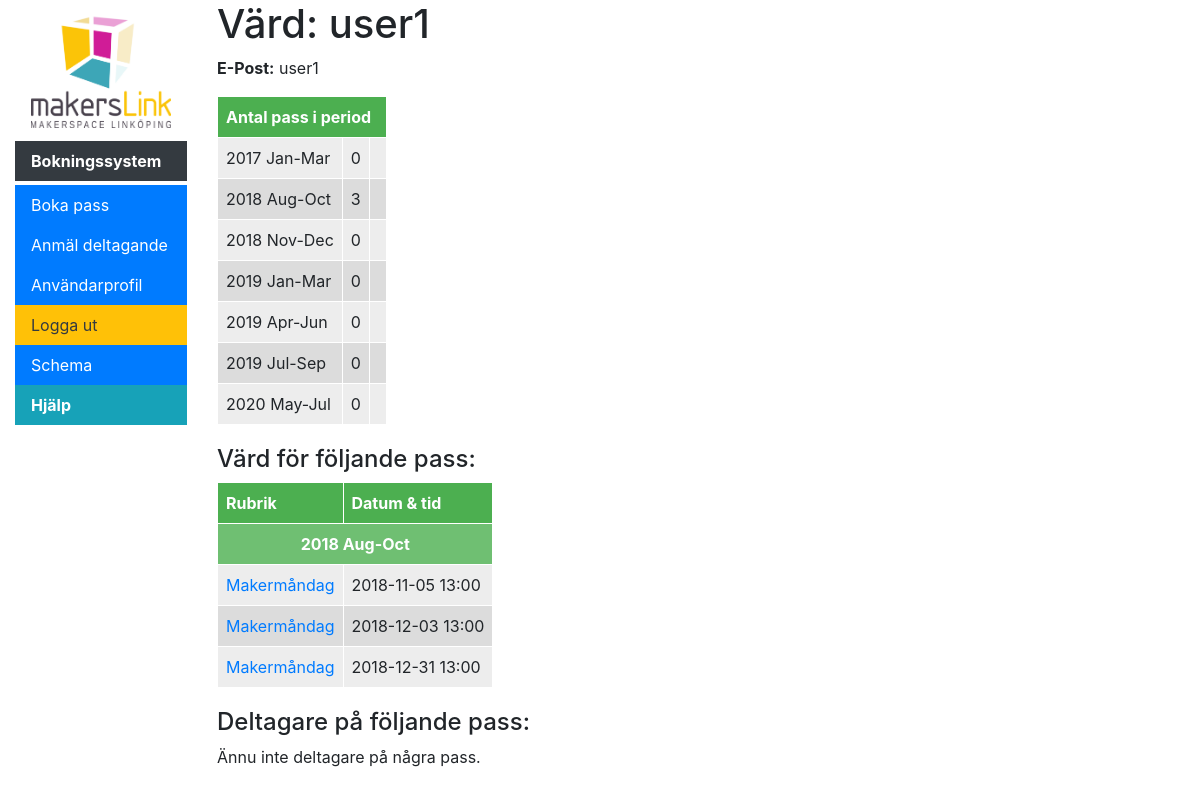
/scheduler/profile (signed in), run on an earlier commit of the app's database.
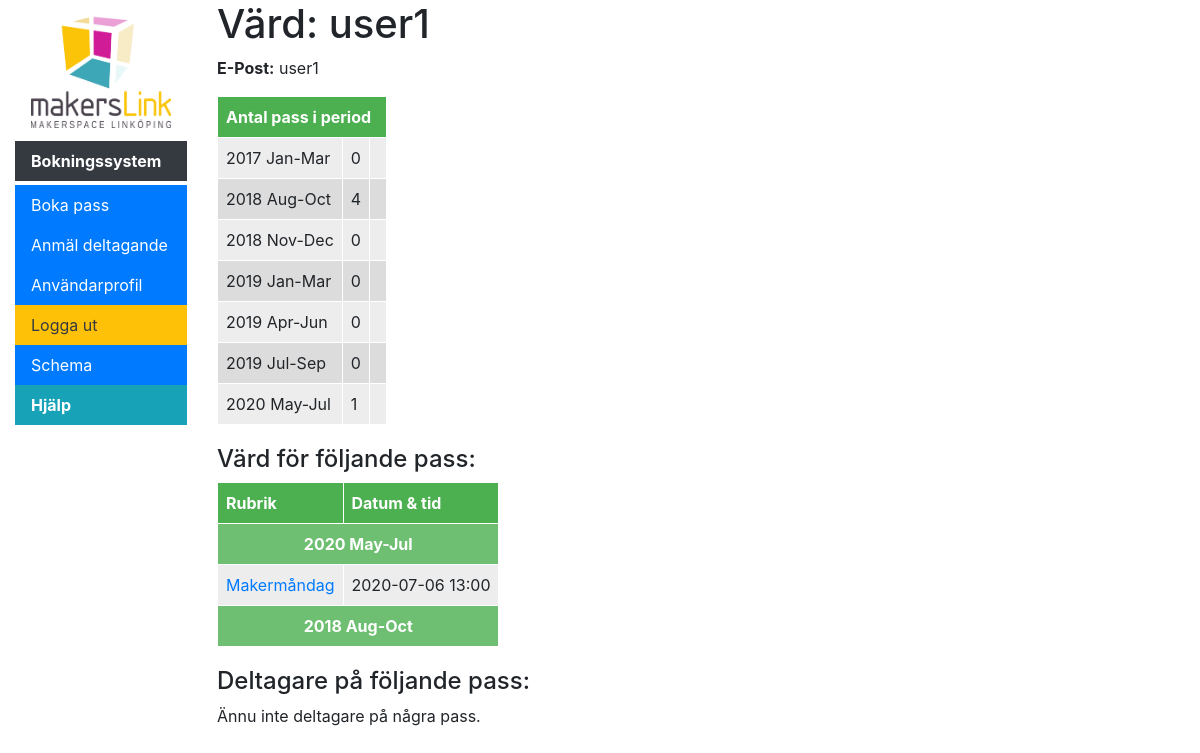
And on a later commit of the database.
### accounts/models.py (models this page shows, shortened)
class User(AbstractBaseUser, PermissionsMixin):
    USERNAME_FIELD = 'email'
    REQUIRED_FIELDS = ['slackId']
    class Meta:
        verbose_name = 'user'
        verbose_name_plural = 'users'
    objects = UserManager()
    slackIdValid = RegexValidator(r'^((?!@).)*$', 'Ange ditt slacknamn utan @-tecken.',
            code='invalid_slackId')
    email = models.EmailField(unique=True, verbose_name="E-post")
    slackId = models.CharField(max_length=100, verbose_name="Slacknamn", unique=True, blank=False, null=False, validators=[slackIdValid])
    is_active = models.BooleanField(default=False)
    is_staff = models.BooleanField(default=False)
    is_registration_complete = models.BooleanField(default=False)

### scheduler/models.py (models this page shows, shortened)
class SchedulingPeriod(models.Model):
    start = models.DateField(help_text="Start of period", db_index=True)
    end = models.DateField(help_text="End of period", db_index=True)
    num_required_events = models.IntegerField(default = 6, help_text="Number of events a host should have in this period")
    participant_key_string = ParticipantKeyField(default = "", help_text="A string representing the events a host is required to be a participant to in this period", max_length=10)
    hosts = models.ManyToManyField(accounts.models.User, related_name="periods", related_query_name="period", blank=True)
    class Meta:
        ordering = ('-start', '-end' )
    @property
    def name(self):
        return self.start.strftime('%Y %b') + "-" + self.end.strftime('%b')
    def get_participant_key_list(self):
        userParticipantList = accounts.models.User.objects.all().order_by('eventinstance__participants__slackId', 'eventinstance__period', 'eventinstance__event__template__count_key').annotate(
            participantName = Max('eventinstance__participants__slackId'), keyChar=Max('eventinstance__event__template__count_key', filter=Q(eventinstance__period=self.id)))
        currentUser = None
        resultList = {}
        for userParticipant in userParticipantList:
            if (currentUser == None or currentUser != userParticipant.participantName) and userParticipant.participantName != None:
                currentUser = userParticipant.participantName
                resultList[currentUser] = "";
            if currentUser != None and userParticipant.keyChar != None:
                resultList[currentUser] = resultList[currentUser] + userParticipant.keyChar
        return resultList
    def get_host_count_list(self):
        userHostList = accounts.models.User.objects.all().order_by('slackId', 'eventinstance__period').annotate(
            host_count=Count('slackId', filter=Q(eventinstance__status=1, eventinstance__period=self.id))).order_by('host_count')
        return userHostList
    def get_host_count_key_list(self):
        count_list = self.get_host_count_list()
        key_list = self.get_participant_key_list()
        resultList = {}
        for host in count_list:
            resultList[host.slackId] = str(host.host_count)
            if host.slackId in key_list:
                resultList[host.slackId] = resultList[host.slackId] + " " + key_list[host.slackId]
        return resultList
    def get_all_host_count_key_lists(only_hosts_in_last_period = False):
        periodList = SchedulingPeriod.objects.all().order_by('-start')
        resultList = {}
        for period in periodList:
            for user, count_key in period.get_host_count_key_list().items():
                if not only_hosts_in_last_period or user in SchedulingPeriod.objects.latest('end').hosts.all().values_list('slackId', flat=True):
                    if user not in resultList:
                        resultList[user] = {}
                    resultList[user][period] = count_key
        return resultList
    def __str__(self):
        return self.name

class EventInstance(models.Model):
    STATUS = (
        (-1, 'Ombokning krävs'),
        (0, 'Ledigt'),
        (1, 'Bokat'),
        (2, 'Inställt'),
    )
    id = models.UUIDField(primary_key=True, default=uuid.uuid4, editable=False, help_text="Unique ID for this bookinginstance")
    google_calendar_booking_id = models.CharField(max_length=300, help_text="Unique ID from google after instance is created", null=True, blank=True)
    host = models.ForeignKey('accounts.User', on_delete=models.SET_NULL, null=True)
    participants = models.ManyToManyField('accounts.User', related_name="participants", related_query_name="participant", blank=True)
    event = models.ForeignKey('Event', on_delete=models.SET_NULL, null=True)
    start = models.DateTimeField(help_text="Start of event")
    end = models.DateTimeField(help_text="End of event")
    status = models.IntegerField(default=0, choices=STATUS, help_text="Instance status")
    period = models.ForeignKey('SchedulingPeriod', on_delete=models.SET_NULL, null=True, blank=True)
    unique_title = models.CharField(max_length=100, default="", blank=True, help_text="Enter title to be inserted before the header when cancelling, leave blank to use default: {}".format(settings.CANCELLED_TITLE))
    unique_description = models.CharField(max_length=400, default="", blank=True, help_text="Enter a description for a cancelled event, leave blank to use default: {}".format(settings.CANCELLED_DESCRIPTION))
    @property
    def title(self):
        return self.event.template.title
    @property
    def header(self):
        return self.event.template.header
    class Meta:
        ordering = ["start", "end"]
        unique_together = ('event', 'start', 'end')
    def display_host(self):
        return ''.join([self.host.email])
    display_host.short_description = "Host"

class Event(models.Model):
    name = models.CharField(max_length=50, help_text="Enter a human-friendly name for this type of Event")
    description = models.CharField(max_length=300, help_text="Enter a description for this type of Event", null=True, blank=True)
    template = models.ForeignKey('EventTemplate', on_delete=models.SET_NULL, null=True, help_text="Select a template for how scheduled Events will look in the calendar.")
    start = models.DateTimeField(help_text="Start of event repetition and start time of events", db_index=True)
    end = models.DateTimeField(help_text="End time of events, must be after start", db_index=True)
    repeat_end = models.DateTimeField(help_text="Date to end repetition", null=True, blank=True)
    rule = models.ForeignKey('SchedulingRule', null=True, blank=True, help_text="Select '----' for a one time only event.", on_delete=models.SET_NULL)
    class Meta:
        ordering = ["name"]
    """
    Retrieves events between two dates
    If replace=True it replaces generated events with actual objects from DB
    If replace=False it removes generated events where there is an actual object in DB but does not replace it.
    """

class EventTemplate(models.Model):
    name = models.CharField(max_length=50, help_text="Enter a human-friendly name for this template")
    count_key = models.CharField(max_length=1, help_text="Key displayed when counting participantcy", default = 'D')
    title = models.CharField(max_length=100, help_text="Enter title to be used for booking")
    header = models.CharField(max_length=200, help_text="Enter a, optional, header for the event to be inserted after the hosts name into the descriptionfield in the calendar event.", null=True, blank=True)
    body = models.TextField(max_length=1000, help_text="Enter a larger body of text to be inserted after the header in the description field in the calendar event", null=True, blank=True)
    num_participants = models.IntegerField(default = 0, help_text="Number of participants, -1 for infinite")
    calendar = models.ForeignKey('SchedulingCalendar', on_delete=models.SET_NULL, null=True, help_text="Select the calendar to sync events to.")
    synchronize = models.BooleanField(default=True, help_text="If active, scheduled events will be synced to Google calendar upon creation.")
    class Meta:
        ordering = ["name"]

### scheduler/views.py (the view)
# urls.py: path('profile', views.ProfileView.as_view(), name='profile'),
class ProfileView(LoginRequiredMixin, UnsecuredHostDetailView):
    def get_object(self):
        return self.request.user

### scheduler/context_processors.py (called while the page is built)
def extra_menu_processor(request):
    extra = {}
    if hasattr(settings, "MENU_TITLE"):
    	extra['menu_title'] = settings.MENU_TITLE
    if hasattr(settings, "LOGO"):
        extra['logo'] = settings.LOGO
    if hasattr(settings, "MENU_EXTRA"):
        extra['menu_extra'] = settings.MENU_EXTRA
    return extra

### scheduler/views.py (called while the page is built)
    def get_context_data(self, **kwargs):
        context = super(UnsecuredHostDetailView, self).get_context_data(**kwargs)
        context['period_list'] = SchedulingPeriod.objects.all().annotate(event_count = Count('eventinstance', filter=Q(eventinstance__status=1, eventinstance__host=self.get_object())))
        context['period_host_list'] = SchedulingPeriod.get_all_host_count_key_lists()
        context['hosted_events'] = self.get_object().eventinstance_set.filter(status=1).order_by('period', 'start')
        context['participant_events'] = self.get_object().participants.all().order_by('period', 'start')
        return context

### scheduler/templates/scheduler/host_detail.html (shortened to what this page needs)
{% extends "base_generic.html" %}
{% block content %}
{% regroup participant_list by period as participant_list_by_period %}
  <h1>Värd: {{ view_user.slackId }}</h1>
  <p><strong>E-Post:</strong> {{ view_user.email }}</p>
  <table>
  <thead>
    {% if user.is_staff %}
        <tr><th colspan =4>Antal pass i period</th></tr>
    {% else %}
        <tr><th colspan =3>Antal pass i period</th></tr>
    {% endif %}
  </thead>
  {% for period in period_list %}
    <tr class="{% cycle 'row-uneven' 'row-even' %}">
      {% if user.is_staff %}
        <td><a href="{{ period.get_absolute_url }}">{{ period.name }}</a></td>
      {% else %}
        <td>{{ period.name }}</td>
      {% endif %}
      <td>{{ period.event_count }}</td>
      <td>
      </td>
    </tr>
  {% empty %}
    {% if user.is_staff %}
        <tr><td colspan=4>Ännu inte värd på några pass.</td></tr>
    {% else %}
        <tr><td colspan=3>Ännu inte värd på några pass.</td></tr>
    {% endif %}
  {% endfor %}
  </table>
  <div style="margin-top:20px">
    <h4>Värd för följande pass:</h4>
    {% if hosted_events %}
      <table>
        <thead>
          <tr>
            <th>Rubrik</th>
            <th>Datum & tid</th>
          </tr>
        </thead>
        {% regroup hosted_events by period as period_list %}
        {% for period in period_list %}
          <tr>
            <td class="emph sub-head" colspan =2>
              <a data-toggle="collapse" href="#collapse-host-{{ forloop.counter0 }}" role="button" aria-expanded="false" aria-controls="collapseExample">
                {{ period.grouper }}
              </a>
            </td>
          </tr>
          <tbody class="collapse {% if forloop.first %}show{% endif %}" id="collapse-host-{{ forloop.counter0 }}">
            {% for eventinstance in period.list %}
              <tr class="{% cycle 'row-uneven' 'row-even' as rowclass %}">
                <td><a href="{% url 'eventinstance-join' pk=eventinstance.pk %}">{{ eventinstance.title }}{{ period.id }}</a></td>
                <td>{{ eventinstance.start|date:"Y-m-d H:i" }}</td>
              </tr>
            {% endfor %}
          </tbody>
        {% endfor %}
      </table>
    {% else %}
      Ännu inte värd för några pass.
    {% endif %}
  </div>
  <div style="margin-top:20px">
    <h4>Deltagare på följande pass:</h4>
    {% if participant_events %}
      <table>
        <thead>
          <tr>
            <th>Rubrik</th>
            <th>Datum & tid</th>
          </tr>
        </thead>
        {% regroup participant_events by period as period_list %}
        {% for period in period_list %}
          <tr>
            <td class="emph sub-head" colspan =2>
              <a data-toggle="collapse" href="#collapse-participant-{{ forloop.counter0 }}" role="button" aria-expanded="false" aria-controls="collapseExample">
                {{ period.grouper }}
              </a>
            </td>
          </tr>
          <tbody class="collapse {% if forloop.first %}show{% endif %}" id="collapse-participant-{{ forloop.counter0 }}">
            {% for eventinstance in period.list %}
              <tr class="{% cycle 'row-uneven' 'row-even' as rowclass %}">
                <td><a href="{% url 'eventinstance-join' pk=eventinstance.pk %}">{{ eventinstance.title }}</a></td>
                <td>{{ eventinstance.start|date:"Y-m-d H:i" }}</td>
              </tr>
            {% endfor %}
          </tbody>
        {% endfor %}
      </table>
    {% else %}
      Ännu inte deltagare på några pass.
    {% endif %}
  </div>
{% endblock %}

### scheduler/templates/base_generic.html (shortened to what this page needs)
<!DOCTYPE html>
<html lang="en">
<head>
  {% load bootstrap4 %}
  {% bootstrap_css %}
  {% load static %}
</head>
<body>
  <div class="container-fluid">
    <div class="row">
      <div class="col-sm-auto">
      {% block sidebar %}
      <ul class="nav flex-column">
          {% if logo %}
            <li class="nav-item"><a class="nav-link" style="" href="{{ logo.link }}">
              <img src="{% static logo.path %}" style="margin:5px; display:block; margin-left:auto; margin-right:auto" width="140" class="align-top" alt="Logo">
            </a></li>
          {% endif %}
          {% if menu_title %}
            <li class="nav-item"><span style="margin-bottom:4px" class="nav-link bg-dark text-white font-weight-bold">{{ menu_title }}</span></li>
          {% endif %}
          <li class="nav-item"><a class="nav-link bg-primary text-white" href="{% url 'index' %}" data-toggle="tooltip" data-placement="right" title="Boka värdpass">Boka pass</a></li>
          <li class="nav-item"><a class="nav-link bg-primary text-white" href="{% url 'joinEvent' %}" data-toggle="tooltip" data-placement="right" title="Boka gå brevid pass och fixarpass">Anmäl deltagande</a></li>
          <li class="nav-item"><a class="nav-link bg-primary text-white" href="{% url 'profile' %}" data-toggle="tooltip" data-placement="right" title="Se en översikt av dina bokade pass">Användarprofil</a></li>
          <li class="nav-item"><a class="nav-link bg-warning text-dark" href="{% url 'logout' %}">Logga ut</a></li>
          {% for menu_item in menu_extra%}
            <li class="nav-item"><a class="nav-link {% if menu_item.class %} {{ menu_item.class }}{% endif %}" href="{{ menu_item.link }}" data-toggle="tooltip" data-placement="right" title="{{ menu_item.tooltip }}">{{ menu_item.name }}</a></li>
          {% endfor %}
      </ul>
     {% endblock %}
      </div>
      <div class="col-sm-auto">
      {% block content %}{% endblock %}
      </div>
    </div>
  </div>
</body>
</html>

### scheduler/templates/base_generic.html (style rules this page uses)
tr.row-uneven { background: #EDEDED; }
tr.row-even { background: #DCDCDC; }
td.emph { background: #6fbf72; font-weight:bold; color: white; }
td, th { border: 1px solid #FFFFFF; padding: 8px; }
th { background: #4CAF50; color: white; }
td.emph a { color: white; }
.sub-head { text-align:center; }

What changed in the data, as far as the page shows it:
computed for SchedulingPeriod "2018 Aug-Oct": loses EventInstance (title "Makermåndag", start "2018-11-05 13:00"); loses EventInstance (title "Makermåndag", start "2018-12-03 13:00"); loses EventInstance (title "Makermåndag", start "2018-12-31 13:00"); event_count "3" → "4"
now on one of the page's lists (row unchanged): SchedulingPeriod: grouper "2020 May-Jul"
computed for SchedulingPeriod "2020 May-Jul": event_count "0" → "1"
added EventInstance: title "Makermåndag", start "2020-07-06 13:00", shown under SchedulingPeriod "2020 May-Jul"
